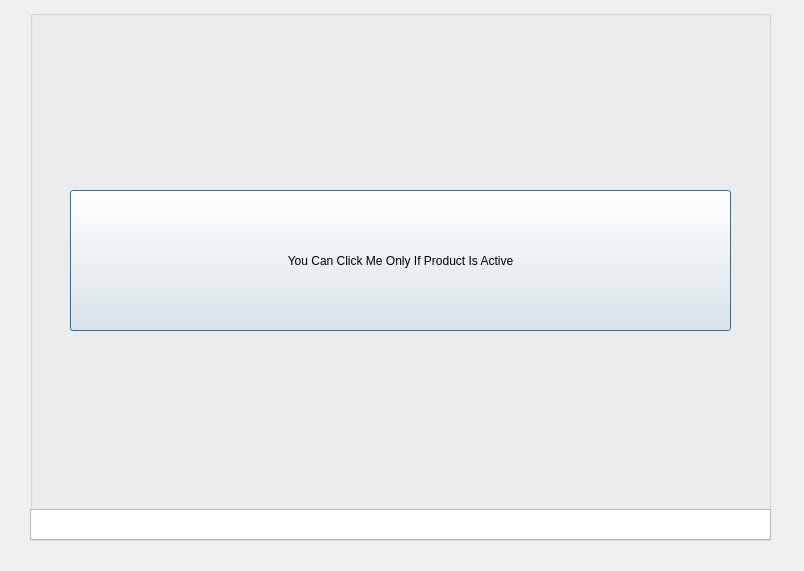
<?xml version="1.0" encoding="UTF-8"?>
<ui version="4.0">
 <class>LicenseTestAppDlg</class>
 <widget class="QDialog" name="LicenseTestAppDlg">
  <property name="geometry">
   <rect>
    <x>0</x>
    <y>0</y>
    <width>804</width>
    <height>571</height>
   </rect>
  </property>
  <property name="windowTitle">
   <string>LICENSETESTAPP</string>
  </property>
  <widget class="QGroupBox" name="groupBox">
   <property name="enabled">
    <bool>true</bool>
   </property>
   <property name="geometry">
    <rect>
     <x>30</x>
     <y>10</y>
     <width>741</width>
     <height>531</height>
    </rect>
   </property>
   <property name="title">
    <string/>
   </property>
   <widget class="QPushButton" name="ClickMeButton">
    <property name="geometry">
     <rect>
      <x>40</x>
      <y>180</y>
      <width>661</width>
      <height>141</height>
     </rect>
    </property>
    <property name="text">
     <string>You Can Click Me Only If Product Is Active</string>
    </property>
   </widget>
   <widget class="QPlainTextEdit" name="plainTextEdit">
    <property name="geometry">
     <rect>
      <x>0</x>
      <y>499</y>
      <width>741</width>
      <height>31</height>
     </rect>
    </property>
    <property name="readOnly">
     <bool>true</bool>
    </property>
   </widget>
  </widget>
 </widget>
 <resources/>
 <connections/>
</ui>
